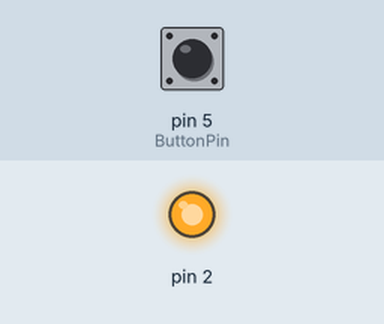
Simulated run of this sketch. Board: Arduino Uno, built with avr-gcc and run on an emulated ATmega328P. Shown: output pins drawn as LEDs (lit = HIGH). The test bench sets the inputs (shaded band); at power-on: pin 5 (ButtonPin) HIGH.

Above: at 1.2 s.
1.3 s: pin 5 (ButtonPin) pulled LOW for 0.15 s
At 1.37 s:
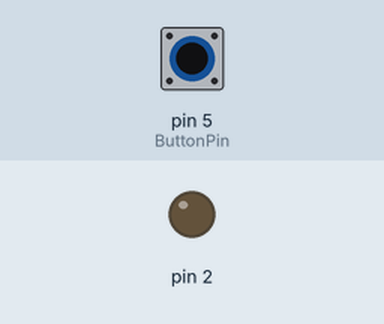
2.9 s: pin 5 (ButtonPin) pulled LOW for 3.2 s
At 6.5 s:
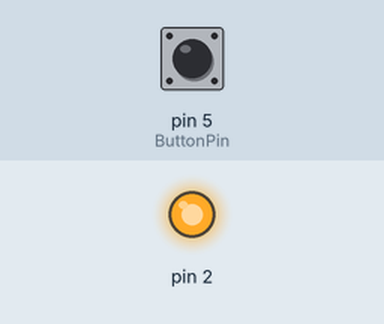
Timing chart, 0 to 8.0 s (numbered marks = the images above; inputs shaded):
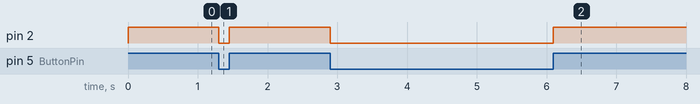

Measured:
- after the input at 1.3 s, pin 2: HIGH → LOW at once, → HIGH 0.15 s later
- after the input at 2.9 s, pin 2: HIGH → LOW at once, → HIGH 3.2 s later

The sketch:

sketch.ino
```cpp
const int ButtonPin = 5;

class LED {
private:
  int PIN;

public:

  LED(int PIN) {
    this->PIN = PIN;
    pinMode(this->PIN, OUTPUT);
  }

  void set_voltage(int voltage) {
    digitalWrite(PIN, voltage);
  }
};


LED led = LED(2);

void setup() {
  pinMode(ButtonPin, INPUT_PULLUP);
}

void loop() {
  int buttonState = digitalRead(ButtonPin);
  if (buttonState == HIGH) {
    led.set_voltage(HIGH);
  }
  else {
    led.set_voltage(LOW);
  }
}
```
